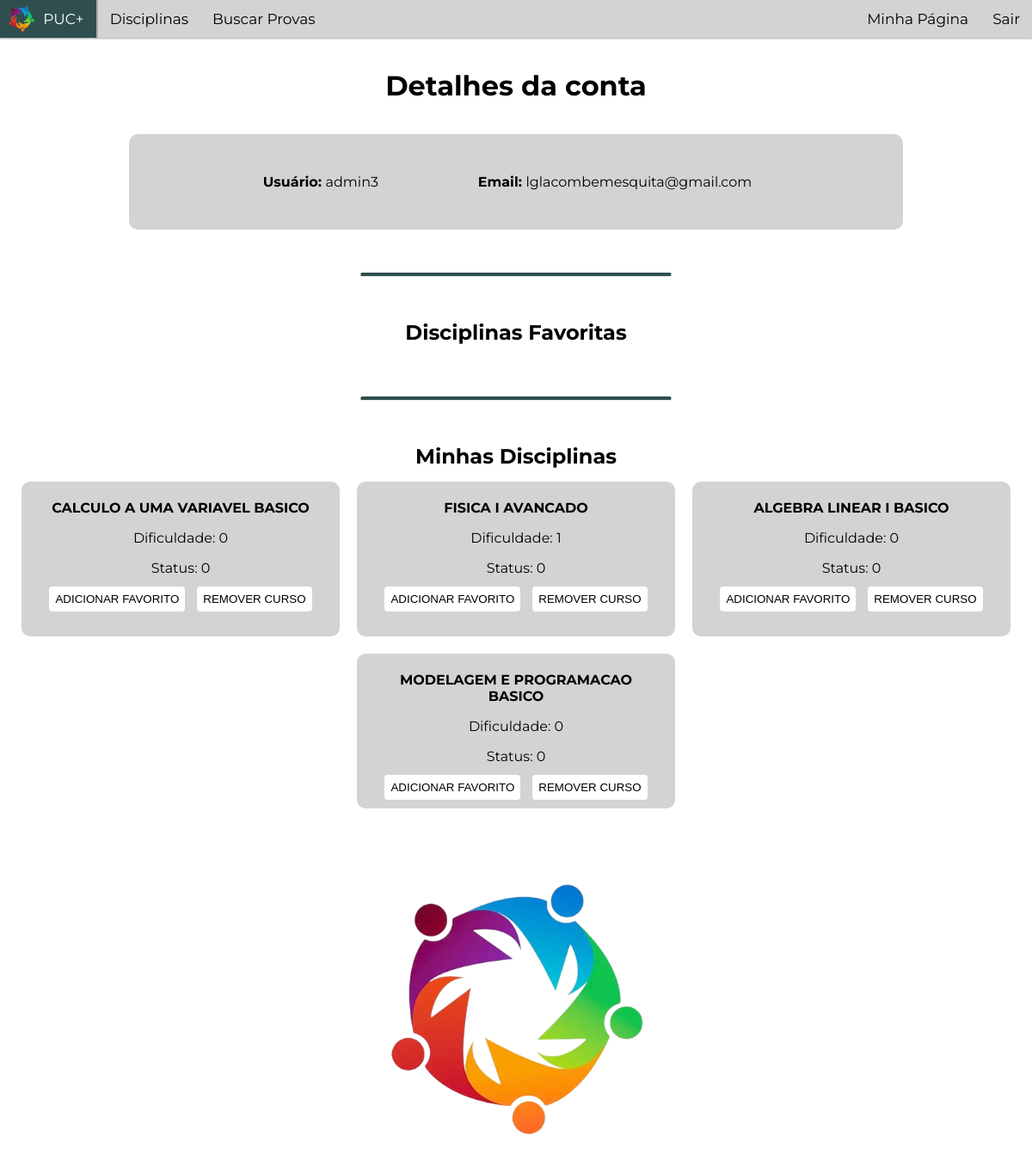
The page /perfil/ (signed in) on the database its author committed.
### app/models.py (models this page shows, shortened)
class UserCourse(models.Model):
  course = models.ForeignKey(Course, on_delete=models.CASCADE)
  user = models.ForeignKey(User, on_delete=models.CASCADE)
  status = models.IntegerField(default=0)
  favorite = models.IntegerField(default = 0)
  class Meta:
    unique_together = ('user', 'course')

class Course(models.Model):
  name = models.CharField(max_length=40)
  dificulty = models.IntegerField(default=0)
  isadvanced = models.BooleanField(default=False)
  discipline = models.ForeignKey(Discipline, blank=True, null=True, on_delete = models.CASCADE)

### app/views.py (the view)
# urls.py: path('perfil/', views.perfil, name="perfil"),
@login_required
def perfil(request):
  courses = UserCourse.objects.filter(user=request.user)
  return render(request,'perfil.html', {
    'userCourse': courses,
  })

### app/models.py (called while the page is built)
  def __str__(self):
    return f"{self.name}"

### app/templates/perfil.html (shortened to what this page needs)
{% extends "layout.html" %}
{% load static %}
{% block main %}
    <h1>Detalhes da conta</h1>
    <div class="container horizontal">
        <p><b>Usuário: </b>{{ request.user.username }}</p>
        <p><b>Email: </b>{{ request.user.email }}</p>
    </div>
    <hr class="divider">
    <h2 class="central" style="margin-bottom: 10px">Disciplinas Favoritas</h2>
    <hr class="divider">
    <h2 class="central" style="margin-bottom: 10px;">Minhas Disciplinas</h2>
    <div class="horizontal-align">
        {% for course in userCourse %}
            <div class="card2" style="width:330px">
                <p><b><a class="slink_button" style="font-size:16px; color: black" href="/disciplinas/{{ course.course.discipline }}/aulas&listas/">{{ course.course.name }}</a></b></p>
                <p>Dificuldade: {{ course.course.dificulty }}</p>
                <p class="central">Status: {{ course.status }}</p>
                <div class="horizontal-align">
                    <form action="/userCourse/favorite/" method="post">
                        <button type="submit" class="addFavorite">ADICIONAR FAVORITO</button>
                    </form>
                    <form action="/userCourse/delete/">
                        <button class="removeCourse" type="submit">REMOVER CURSO</button>
                    </form>
                </div>
            </div>
        {% endfor %}
    </div>
    <img class="central" style="width: 300px; padding: 80px 0px 20px 0px" src="{% static 'LogoPUCMais.png' %}">
{% endblock %}

### app/static/style.css (style rules this page uses)
html { height: 100%; width: 100% }
body { font-family: "Montserrat"; background-color: white; color: black; margin: 0px; }
h1 { color: Black; text-align: center; padding: 15px; }
.central { display: flex; justify-content: center; align-items: center; margin: auto; }
.horizontal { display: flex; justify-content: space-evenly; padding: 50px; margin: 0px 200px; }
.horizontal-align { display: flex; align-items: center; flex-direction: row; justify-content: center; flex-wrap: wrap; gap: 10px; }
.slink_button { color: blue; text-decoration: none; font-size: 12px; }
.card2 { height: 170px; border-radius: 10px; padding: 5px 20px; background-color: lightgray; margin: 5px; text-align: center; background-size: cover; background-position: center; }
.divider { width: 30%; margin: 50px auto; border-top: 4px solid darkslategray; border-radius: 10px; }
.container { background-color: lightgray; border-radius:10px; margin: 20px 150px; padding: 30px 60px 30px 40px; }

### rows shown on the page
UserCourse: course.name "CALCULO A UMA VARIAVEL BASICO", course.dificulty "0", status "0"
UserCourse: course.name "FISICA I AVANCADO", course.dificulty "1", status "0"
UserCourse: course.name "ALGEBRA LINEAR I BASICO", course.dificulty "0", status "0"
UserCourse: course.name "MODELAGEM E PROGRAMACAO BASICO", course.dificulty "0", status "0"

### other values the page prints
{{ request.user.username }} "admin3"
{{ request.user.email }} "lglacombemesquita@gmail.com"
